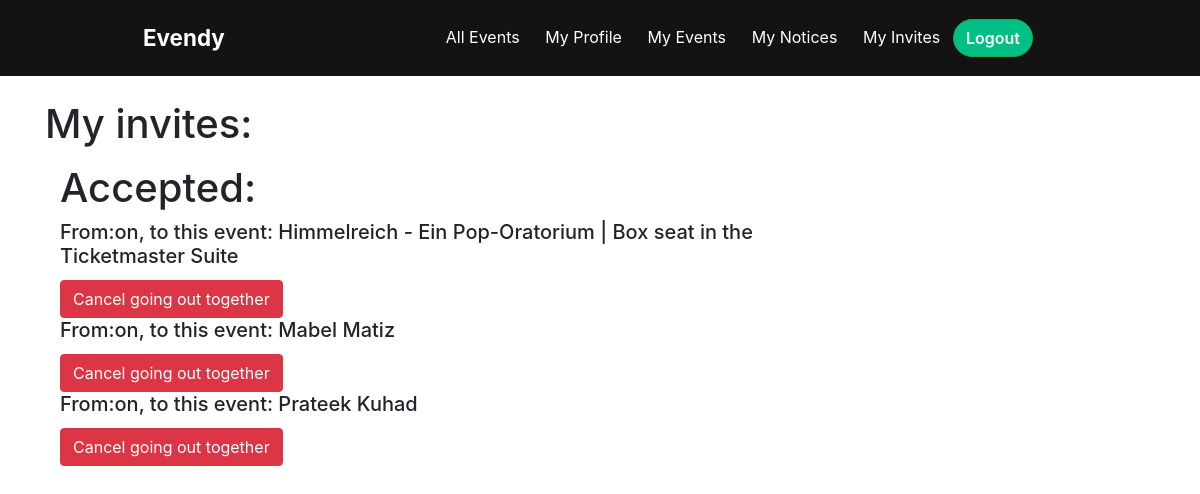
Screenshot of /invites-list/ (signed in) with the database file from the repository.
### notices/models.py (models this page shows)
class Invitation(models.Model):
    sender = models.ForeignKey(Profile, on_delete=models.CASCADE, related_name='inv_sender')
    recipient = models.ForeignKey(Profile, on_delete=models.CASCADE, related_name='inv_recipient')
    event = models.ForeignKey(Event, on_delete=models.CASCADE)
    is_accepted = models.BooleanField(default=False)
    created_at = models.DateTimeField(default=timezone.now)

### evendy/models.py (models this page shows, shortened)
class Profile(models.Model):
    user = models.OneToOneField(User, on_delete=models.CASCADE)
    date_of_birth = models.DateField(null=True, blank=True)
    profile_image = models.ImageField(default='profile_pics/profile_default.jpg', upload_to='profile_pics')
    description = models.TextField(blank=True)
    user_planned_events = models.ManyToManyField('Event', through='UserPlannedEvent')
    user_notices = models.ManyToManyField('notices.Notice', related_name='user_notices', blank=True)
    user_invitations = models.ManyToManyField('notices.Invitation', related_name='user_invitations', blank=True)
    def __str__(self):
        return f'{self.user}'

class Event(models.Model):
    title = models.CharField(max_length=100)
    date = models.DateField()
    time = models.TimeField(null=True)
    place = models.CharField(max_length=250)
    image = models.URLField(default='event_pics/event_default.jpg')
    attendees_looking_for_company = models.ManyToManyField(Profile, related_name='events_who_is_looking_for_company')
    def __str__(self):
        return f'{self.title}'

### notices/views.py (the view)
# urls.py: path('invites-list/', notices_views.invites_list, name='invites_list'),
def invites_list(request):
    invites_for_user = Invitation.objects.filter(recipient=request.user.profile)
    return render(request, 'notices/user_invites.html', {'invites_for_user': invites_for_user})

### evendy/templatetags/evendy_custom_tags.py (called while the page is built)
@register.filter
def has_unread_notif(user):
    notifications = Notice.objects.filter(recipient=user, is_read=False)
    if notifications.exists():
        return True
    return False

### notices/templates/notices/user_invites.html (shortened to what this page needs)
{% extends 'evendy/base.html' %}
{% block content %}
 <h1>My invites:</h1>
    <div class="col-md-8">
             <h1>Accepted:</h1>
                <ul>
                  {% for invite in invites_for_user %}
                        {% if invite.is_accepted == True  %}
                            <h5 class="card-title">From:{{ invite.sender }}</a>, to this event: {{ invite.event }}</h5>
                            <form method="POST" action="{% url 'cancel_going_out_together' invite.id invite.sender.id invite.event.id %}">
                            <button type="submit" class="btn btn-danger">Cancel going out together</button>
                            </form>
                        {% endif %}
                    {% endfor %}
                </ul>
    </div>
{% endblock %}

### evendy/static/evendy/base.css (style rules this page uses)
* { margin: 0; padding: 0; box-sizing: border-box; }
body { padding-top: 100px; }

### rows the page displays
Invitation: sender "on", event "Himmelreich - Ein Pop-Oratorium | Box seat in the Ticketmaster Suite"
Invitation: sender "on", event "Mabel Matiz"
Invitation: sender "on", event "Prateek Kuhad"
